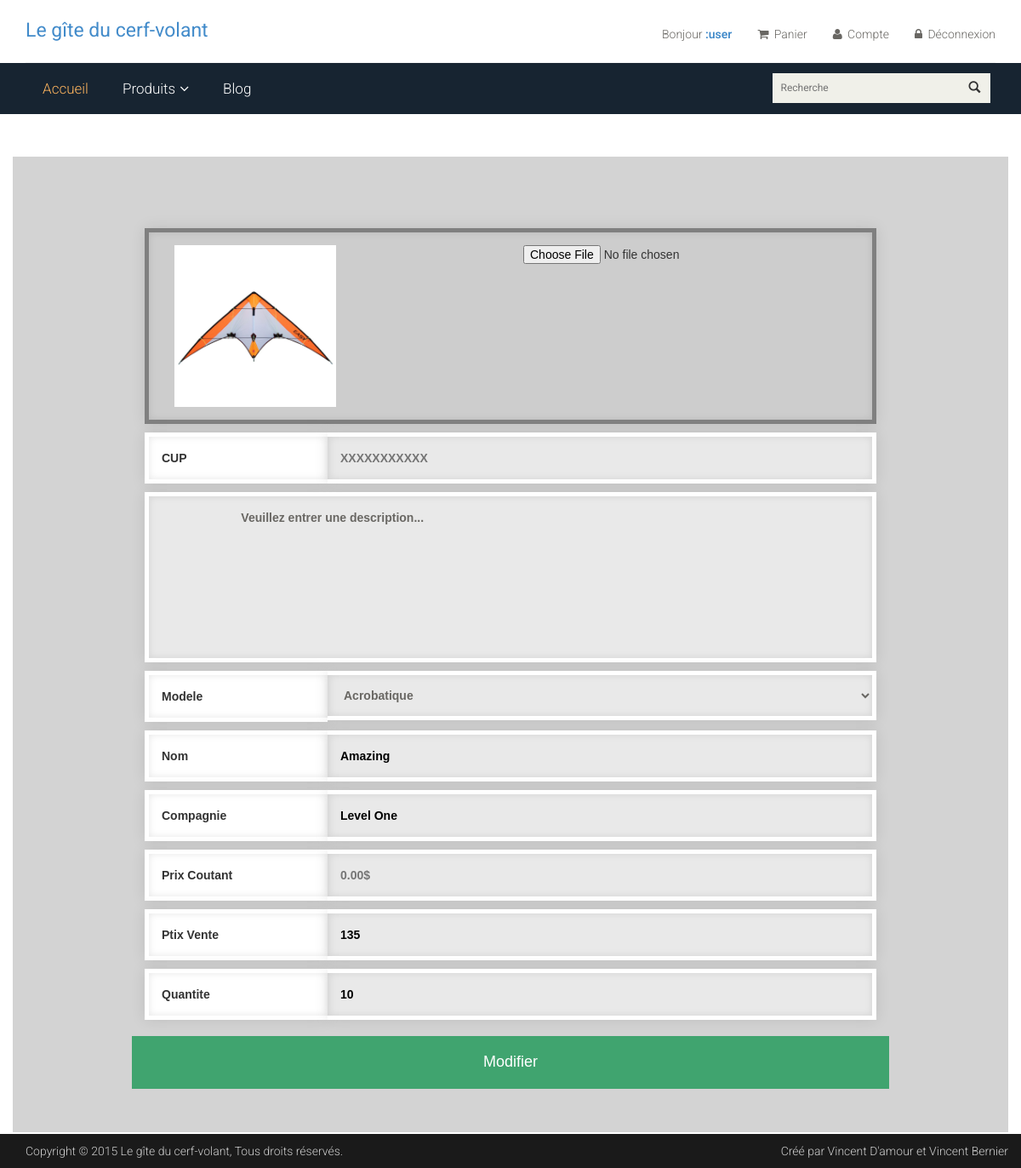
Screenshot of /formulaire_stock.php?ID=1 (signed in) with the database file from the repository.
### tables this page shows
CREATE TABLE IF NOT EXISTS `Produit` (
  `CUP` int(11) DEFAULT NULL,
  `IDModele` int(11) DEFAULT NULL,
`ID` int(11) NOT NULL,
  `Nom` text,
  `Description` text,
  `ImgPath` text,
  `PrixVente` double DEFAULT NULL,
  `PrixCout` double DEFAULT NULL,
  `Quantite` int(4) NOT NULL DEFAULT '10',
  `NomCompagnie` varchar(100) DEFAULT 'Premier Kites'
);

### formulaire_stock.php (the view, shortened to what this page needs)
<?php
include "header.php"
?>
<?php
	include "db_connect.php"
?>
<?php
if(!isset($_SESSION['login_user']) && $_SESSION['login_user'] != "my@admin.com")
{
   echo "vous n'etes pas admin";
}
else
{
function GetModele($Modele)
{
	include "db_connect.php";
	$conn = new PDO("mysql:host=$servername;dbname=$dbname", $username, $password);
    $conn->setAttribute(PDO::ATTR_ERRMODE, PDO::ERRMODE_EXCEPTION);
    $preparedStatement = "SELECT ID, NomModele FROM Modele";
    $stmt = $conn->prepare($preparedStatement);
    $stmt->execute();
    $rows = $stmt->FetchAll();
    foreach($rows as $row)
    {
    	if($row['ID'] == $Modele)
    	{
    	?>
			<option selected value='<?php echo($row['ID']) ?>'><?php echo($row['NomModele']) ?></option>
    	<?php
    	}
    	else
    	{
    	?>
			<option value='<?php echo($row['ID']) ?>'><?php echo($row['NomModele']) ?></option>
    	<?php
    	}
    }
}
	if(isset($_GET["ID"]))
	{
		$ID = $_GET["ID"];
	}
	$conn = new PDO("mysql:host=$servername;dbname=$dbname", $username, $password);
    $conn->setAttribute(PDO::ATTR_ERRMODE, PDO::ERRMODE_EXCEPTION);
    $preparedStatement = "SELECT * FROM Produit WHERE ID = :ID";
    $stmt = $conn->prepare($preparedStatement);
    $stmt->execute(array(':ID' => $ID));
    $rows = $stmt->Fetch();
	$CUP = $rows['CUP'];
	$Description = $rows['Description'];
	$ImgPath = $rows['ImgPath'];
	$Modele = $rows['IDModele'];
	$Nom = $rows['Nom'];
	$NomCompagnie = $rows['NomCompagnie'];
	$PrixCout = $rows['PrixCout'];
	$PrixVente = $rows['PrixVente'];
	$Qte = $rows['Quantite'];
?>
<section>
		<div class="container outer-panel background-panel">
			<div class="col-md-10 col-md-offset-1 login-panel">
			<div class="col-md-12 inner-panel">	<?php
				if(isset($_GET["ID"]))
				{
					?>
					<form action="modifier_stock.php" method="POST" enctype="multipart/form-data">
					<?php
				}
				else
				{
					?>
					<form action="ajouter_stock.php" method="POST" enctype="multipart/form-data">
					<?php
				}
			?>
		<div class="col-md-12">
		<div class="col-md-12 l-input dark-input">
		<div class="col-md-6">
					<img src="images/CerfVolantImages/<?php echo($ImgPath); ?>" height="50%" width="50%">
					</div>
							<div class="col-md-6">
		<input type="file" name="fichier">
		</div>
		</div>
		</div>
		<div class="col-md-12">
			<div class="l-input-label col-md-3">CUP</div>
			<input type="text" name="CUP" class="l-input with-label col-md-9" placeholder="XXXXXXXXXXX" value="<?php echo($CUP); ?>">
		</div>
		<div class="col-md-12">
			<textarea rows="8" name="Description" class="l-input">
			<?php
				if(!is_null($Description) && !empty($Description))
				{
					echo ($Description);
				}
				else
				{
					echo "Veuillez entrer une description...";
				}
			?>
			</textarea>
		</div>
		<div class="col-md-12">
			<div class="l-input-label col-md-3">Modele</div>
			<select name="Modele" class="l-input with-label col-md-9">
			<?php GetModele($Modele);?>
			</select>
		</div>
		<div class="col-md-12">
			<div class="l-input-label col-md-3">Nom</div>
			<input type="text" name="Nom" class="l-input with-label col-md-9" value="<?php echo($Nom); ?>">
			</div>
		<div class="col-md-12">
			<div class="l-input-label col-md-3">Compagnie</div>
			<input type="text" name="NomCompagnie" class="l-input with-label col-md-9" value="<?php echo($NomCompagnie); ?>">
		</div>
		<div class="col-md-12">
			<div class="l-input-label col-md-3">Prix Coutant</div>
			<input type="text" name="PrixCout" class="l-input with-label col-md-9" placeholder="0.00$" value="<?php echo($PrixCout); ?>">
		</div>
		<div class="col-md-12">
			<div class="l-input-label col-md-3">Ptix Vente</div>
			<input type="text" name="PrixVente" class="l-input with-label col-md-9" placeholder="0.00$" value="<?php echo($PrixVente); ?>">
		</div>
		<div class="col-md-12">
			<div class="l-input-label col-md-3">Quantite</div>
			<input type="text" name="Quantite" class="l-input with-label col-md-9" value="<?php echo($Qte); ?>">
		</div>
		<?php
			if(isset($_GET["ID"]))
			{
				?>
				<input type="submit" name="submit" value="Modifier" class="big-buttons">
				<?php
			}
			else
			{
				?>
				<input type="submit" name="submit" value="Ajouter" class="big-buttons">
				<?php
			}
		?>
	</form>
</div>
</div>
</div>
</section>
<?php } ?>
<?php
include "footer.php"
?>

### css/main.css (style rules this page uses)
html { min-height:100%; position:relative; }
body { font-family: 'Roboto', sans-serif; background:; font-weight:400px; }
.user_info input, select, textarea { background: #F0F0E9; border:0; color: #696763; padding: 5px; width: 100%; border-radius: 0; resize: none }
.inner-panel { margin-top:6em; margin-bottom:3em; }
.outer-panel { margin-bottom:3em; }
.background-panel { background-color:#D3D3D3; }
.login-panel { font-family: 'Oxygen', sans-serif; display:block; }
.l-input { border: 5px solid white; -webkit-box-shadow: inset 0 0 8px rgba(0,0,0,0.1), 0 0 16px rgba(0,0,0,0.1); -moz-box-shadow: inset 0 0 8px rgba(0,0,0,0.1), 0 0 16px rgba(0,0,0,0.1); box-shadow: inset 0 0 8px rgba(0,0,0,0.1), 0 0 16px rgba(0,0,0,0.1); padding: 15px; background: rgba(255,255,255,0.5); margin: 0 0 10px 0; cursor: pointer; font-family: 'Oxygen', sans-serif; outline: none; font-weight: 600; }
.l-input.with-label { border-left: 0px; }
.l-input.dark-input { border: 5px solid gray; background: rgba(200,200,200,0.5); }
.l-input-label { border: 5px solid white; border-right: 0px; -webkit-box-shadow: inset 0 0 8px rgba(0,0,0,0.1), 0 0 16px rgba(0,0,0,0.1); -moz-box-shadow: inset 0 0 8px rgba(0,0,0,0.1), 0 0 16px rgba(0,0,0,0.1); box-shadow: inset 0 0 8px rgba(0,0,0,0.1), 0 0 16px rgba(0,0,0,0.1); padding: 15px; background: rgba(255,255,255,1); margin: 0 0 10px 0; cursor: pointer; font-family: 'Oxygen', sans-serif; outline: none; font-weight: 600; }
.big-buttons { padding:5px 4px; text-align: center; padding: 17px 30px; color: #fff; float: right; font-family: 'Oxygen', sans-serif; background: #40A46F; border: 1px solid #40A46F; cursor: pointer; font-size: 18px; transition: all 0.5s ease-out; -webkit-transition: all 0.5s ease-out; -moz-transition: all 0.5s ease-out; -ms-transition: all 0.5s ease-out; -o-transition: all 0.5s ease-out; outline:none; width: 100%; -webkit-appearance: none; margin:0.5em 0; }

### rows the page displays
produit: ImgPath (picture), Nom "Amazing", NomCompagnie "Level One", PrixVente "135", Quantite "10"

### other values shown
$_SESSION['login_user'] ":user"
form field Modele "Acrobatique"
